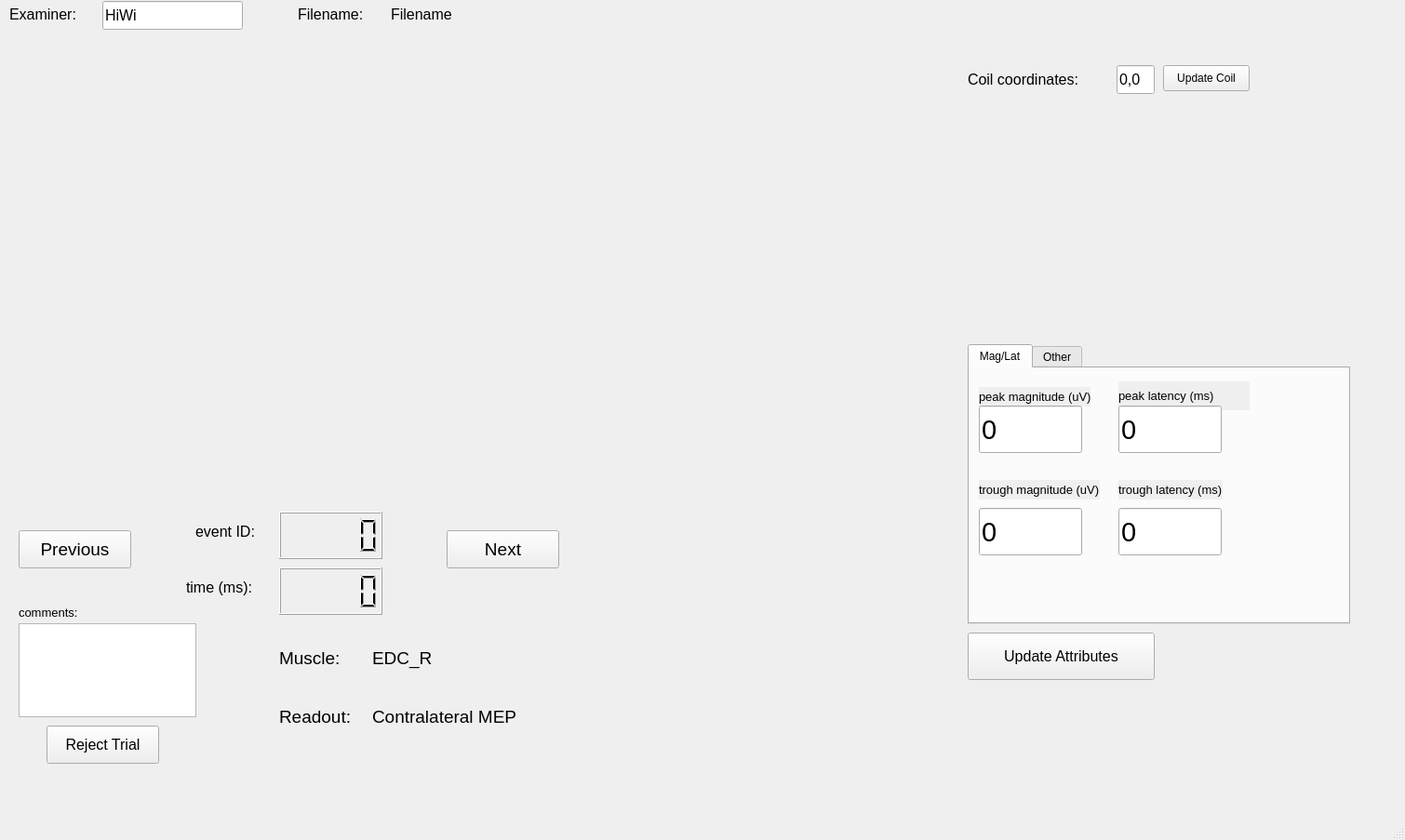
<?xml version="1.0" encoding="UTF-8"?>
<ui version="4.0">
 <class>MainWindow</class>
 <widget class="QMainWindow" name="MainWindow">
  <property name="geometry">
   <rect>
    <x>0</x>
    <y>0</y>
    <width>1510</width>
    <height>903</height>
   </rect>
  </property>
  <property name="windowTitle">
   <string>MainWindow</string>
  </property>
  <widget class="QWidget" name="centralwidget">
   <widget class="QLabel" name="zeroxinglabel_2">
    <property name="geometry">
     <rect>
      <x>20</x>
      <y>650</y>
      <width>81</width>
      <height>16</height>
     </rect>
    </property>
    <property name="font">
     <font>
      <pointsize>10</pointsize>
     </font>
    </property>
    <property name="autoFillBackground">
     <bool>true</bool>
    </property>
    <property name="text">
     <string>comments:</string>
    </property>
   </widget>
   <widget class="QTextEdit" name="commentbox">
    <property name="geometry">
     <rect>
      <x>20</x>
      <y>670</y>
      <width>191</width>
      <height>101</height>
     </rect>
    </property>
   </widget>
   <widget class="QLabel" name="examinerlabel">
    <property name="geometry">
     <rect>
      <x>10</x>
      <y>0</y>
      <width>101</width>
      <height>31</height>
     </rect>
    </property>
    <property name="font">
     <font>
      <pointsize>12</pointsize>
     </font>
    </property>
    <property name="text">
     <string>Examiner: </string>
    </property>
   </widget>
   <widget class="QLCDNumber" name="event_id_num">
    <property name="geometry">
     <rect>
      <x>300</x>
      <y>550</y>
      <width>111</width>
      <height>51</height>
     </rect>
    </property>
    <property name="autoFillBackground">
     <bool>true</bool>
    </property>
   </widget>
   <widget class="QLabel" name="datatimelabel">
    <property name="geometry">
     <rect>
      <x>200</x>
      <y>620</y>
      <width>91</width>
      <height>23</height>
     </rect>
    </property>
    <property name="font">
     <font>
      <pointsize>12</pointsize>
     </font>
    </property>
    <property name="autoFillBackground">
     <bool>true</bool>
    </property>
    <property name="text">
     <string>time (ms):</string>
    </property>
   </widget>
   <widget class="QLCDNumber" name="event_time_num">
    <property name="geometry">
     <rect>
      <x>300</x>
      <y>610</y>
      <width>111</width>
      <height>51</height>
     </rect>
    </property>
    <property name="autoFillBackground">
     <bool>true</bool>
    </property>
   </widget>
   <widget class="QLabel" name="dataindexlabel">
    <property name="geometry">
     <rect>
      <x>210</x>
      <y>560</y>
      <width>81</width>
      <height>23</height>
     </rect>
    </property>
    <property name="font">
     <font>
      <pointsize>12</pointsize>
     </font>
    </property>
    <property name="autoFillBackground">
     <bool>true</bool>
    </property>
    <property name="text">
     <string>event ID:</string>
    </property>
   </widget>
   <widget class="MplWidget1" name="MplWidget1" native="true">
    <property name="geometry">
     <rect>
      <x>0</x>
      <y>50</y>
      <width>1031</width>
      <height>501</height>
     </rect>
    </property>
   </widget>
   <widget class="MplWidget2" name="MplWidget2" native="true">
    <property name="geometry">
     <rect>
      <x>1040</x>
      <y>110</y>
      <width>301</width>
      <height>241</height>
     </rect>
    </property>
   </widget>
   <widget class="QLabel" name="coilcoordinateslabel">
    <property name="geometry">
     <rect>
      <x>1040</x>
      <y>70</y>
      <width>191</width>
      <height>31</height>
     </rect>
    </property>
    <property name="font">
     <font>
      <pointsize>12</pointsize>
     </font>
    </property>
    <property name="text">
     <string>Coil coordinates: </string>
    </property>
   </widget>
   <widget class="QLabel" name="filename_label">
    <property name="geometry">
     <rect>
      <x>320</x>
      <y>0</y>
      <width>91</width>
      <height>31</height>
     </rect>
    </property>
    <property name="font">
     <font>
      <pointsize>12</pointsize>
     </font>
    </property>
    <property name="text">
     <string>Filename: </string>
    </property>
   </widget>
   <widget class="QPushButton" name="previous_button">
    <property name="geometry">
     <rect>
      <x>20</x>
      <y>570</y>
      <width>121</width>
      <height>41</height>
     </rect>
    </property>
    <property name="font">
     <font>
      <pointsize>14</pointsize>
     </font>
    </property>
    <property name="text">
     <string>Previous</string>
    </property>
   </widget>
   <widget class="QPushButton" name="next_button">
    <property name="geometry">
     <rect>
      <x>480</x>
      <y>570</y>
      <width>121</width>
      <height>41</height>
     </rect>
    </property>
    <property name="font">
     <font>
      <pointsize>14</pointsize>
     </font>
    </property>
    <property name="text">
     <string>Next</string>
    </property>
   </widget>
   <widget class="QLineEdit" name="coil_coordinate_input">
    <property name="geometry">
     <rect>
      <x>1200</x>
      <y>70</y>
      <width>41</width>
      <height>31</height>
     </rect>
    </property>
    <property name="font">
     <font>
      <pointsize>12</pointsize>
     </font>
    </property>
    <property name="text">
     <string>0,0</string>
    </property>
   </widget>
   <widget class="QPushButton" name="update_coil_button">
    <property name="geometry">
     <rect>
      <x>1250</x>
      <y>70</y>
      <width>93</width>
      <height>28</height>
     </rect>
    </property>
    <property name="text">
     <string>Update Coil</string>
    </property>
   </widget>
   <widget class="QPushButton" name="reject_button">
    <property name="geometry">
     <rect>
      <x>50</x>
      <y>780</y>
      <width>121</width>
      <height>41</height>
     </rect>
    </property>
    <property name="font">
     <font>
      <pointsize>12</pointsize>
     </font>
    </property>
    <property name="text">
     <string>Reject Trial</string>
    </property>
   </widget>
   <widget class="QTabWidget" name="tabWidget">
    <property name="geometry">
     <rect>
      <x>1040</x>
      <y>370</y>
      <width>411</width>
      <height>301</height>
     </rect>
    </property>
    <property name="currentIndex">
     <number>0</number>
    </property>
    <widget class="QWidget" name="tab">
     <attribute name="title">
      <string>Mag/Lat</string>
     </attribute>
     <widget class="QLabel" name="peaklatlabel">
      <property name="geometry">
       <rect>
        <x>160</x>
        <y>14</y>
        <width>141</width>
        <height>31</height>
       </rect>
      </property>
      <property name="font">
       <font>
        <pointsize>10</pointsize>
       </font>
      </property>
      <property name="autoFillBackground">
       <bool>true</bool>
      </property>
      <property name="text">
       <string>peak latency (ms)</string>
      </property>
     </widget>
     <widget class="QLabel" name="troughlatlabel">
      <property name="geometry">
       <rect>
        <x>160</x>
        <y>120</y>
        <width>112</width>
        <height>21</height>
       </rect>
      </property>
      <property name="font">
       <font>
        <pointsize>10</pointsize>
       </font>
      </property>
      <property name="autoFillBackground">
       <bool>true</bool>
      </property>
      <property name="text">
       <string>trough latency (ms)</string>
      </property>
     </widget>
     <widget class="QLabel" name="troughvoltlabel">
      <property name="geometry">
       <rect>
        <x>10</x>
        <y>120</y>
        <width>130</width>
        <height>21</height>
       </rect>
      </property>
      <property name="font">
       <font>
        <pointsize>10</pointsize>
       </font>
      </property>
      <property name="autoFillBackground">
       <bool>true</bool>
      </property>
      <property name="text">
       <string>trough magnitude (uV)</string>
      </property>
     </widget>
     <widget class="QLabel" name="peakvoltlabel">
      <property name="geometry">
       <rect>
        <x>10</x>
        <y>20</y>
        <width>120</width>
        <height>21</height>
       </rect>
      </property>
      <property name="font">
       <font>
        <pointsize>10</pointsize>
       </font>
      </property>
      <property name="autoFillBackground">
       <bool>true</bool>
      </property>
      <property name="text">
       <string>peak magnitude (uV)</string>
      </property>
     </widget>
     <widget class="QLineEdit" name="peakmag_num">
      <property name="geometry">
       <rect>
        <x>10</x>
        <y>40</y>
        <width>111</width>
        <height>51</height>
       </rect>
      </property>
      <property name="font">
       <font>
        <pointsize>22</pointsize>
       </font>
      </property>
      <property name="text">
       <string>0</string>
      </property>
     </widget>
     <widget class="QLineEdit" name="peaklat_num">
      <property name="geometry">
       <rect>
        <x>160</x>
        <y>40</y>
        <width>111</width>
        <height>51</height>
       </rect>
      </property>
      <property name="font">
       <font>
        <pointsize>22</pointsize>
       </font>
      </property>
      <property name="text">
       <string>0</string>
      </property>
     </widget>
     <widget class="QLineEdit" name="troughmag_num">
      <property name="geometry">
       <rect>
        <x>10</x>
        <y>150</y>
        <width>111</width>
        <height>51</height>
       </rect>
      </property>
      <property name="font">
       <font>
        <pointsize>22</pointsize>
       </font>
      </property>
      <property name="text">
       <string>0</string>
      </property>
     </widget>
     <widget class="QLineEdit" name="troughlat_num">
      <property name="geometry">
       <rect>
        <x>160</x>
        <y>150</y>
        <width>111</width>
        <height>51</height>
       </rect>
      </property>
      <property name="font">
       <font>
        <pointsize>22</pointsize>
       </font>
      </property>
      <property name="text">
       <string>0</string>
      </property>
     </widget>
    </widget>
    <widget class="QWidget" name="tab_2">
     <attribute name="title">
      <string>Other</string>
     </attribute>
     <widget class="QLabel" name="zeroxinglabel">
      <property name="geometry">
       <rect>
        <x>10</x>
        <y>93</y>
        <width>161</width>
        <height>16</height>
       </rect>
      </property>
      <property name="font">
       <font>
        <pointsize>10</pointsize>
       </font>
      </property>
      <property name="autoFillBackground">
       <bool>true</bool>
      </property>
      <property name="text">
       <string>zero crossing latency (ms)</string>
      </property>
     </widget>
     <widget class="QLabel" name="time_since_pulse_label_3">
      <property name="geometry">
       <rect>
        <x>210</x>
        <y>90</y>
        <width>41</width>
        <height>16</height>
       </rect>
      </property>
      <property name="font">
       <font>
        <pointsize>10</pointsize>
       </font>
      </property>
      <property name="autoFillBackground">
       <bool>true</bool>
      </property>
      <property name="text">
       <string>di/dt</string>
      </property>
     </widget>
     <widget class="QLabel" name="time_since_pulse_label_2">
      <property name="geometry">
       <rect>
        <x>210</x>
        <y>13</y>
        <width>121</width>
        <height>16</height>
       </rect>
      </property>
      <property name="font">
       <font>
        <pointsize>10</pointsize>
       </font>
      </property>
      <property name="autoFillBackground">
       <bool>true</bool>
      </property>
      <property name="text">
       <string>onset shift (ms)</string>
      </property>
     </widget>
     <widget class="QLabel" name="time_since_pulse_label">
      <property name="geometry">
       <rect>
        <x>10</x>
        <y>170</y>
        <width>201</width>
        <height>21</height>
       </rect>
      </property>
      <property name="font">
       <font>
        <pointsize>10</pointsize>
       </font>
      </property>
      <property name="autoFillBackground">
       <bool>true</bool>
      </property>
      <property name="text">
       <string>time since last pulse (ms)</string>
      </property>
     </widget>
     <widget class="QLabel" name="stimintensitylabel">
      <property name="geometry">
       <rect>
        <x>10</x>
        <y>10</y>
        <width>181</width>
        <height>21</height>
       </rect>
      </property>
      <property name="font">
       <font>
        <pointsize>10</pointsize>
       </font>
      </property>
      <property name="autoFillBackground">
       <bool>true</bool>
      </property>
      <property name="text">
       <string>stim intensity (% MSO)</string>
      </property>
     </widget>
     <widget class="QLineEdit" name="zcr_lat_num">
      <property name="geometry">
       <rect>
        <x>10</x>
        <y>110</y>
        <width>111</width>
        <height>51</height>
       </rect>
      </property>
      <property name="font">
       <font>
        <pointsize>22</pointsize>
       </font>
      </property>
      <property name="text">
       <string>0</string>
      </property>
     </widget>
     <widget class="QLineEdit" name="stimintensity_num">
      <property name="geometry">
       <rect>
        <x>10</x>
        <y>30</y>
        <width>111</width>
        <height>51</height>
       </rect>
      </property>
      <property name="font">
       <font>
        <pointsize>22</pointsize>
       </font>
      </property>
      <property name="text">
       <string>0</string>
      </property>
     </widget>
     <widget class="QLineEdit" name="onset_shift_num">
      <property name="geometry">
       <rect>
        <x>210</x>
        <y>30</y>
        <width>111</width>
        <height>51</height>
       </rect>
      </property>
      <property name="font">
       <font>
        <pointsize>22</pointsize>
       </font>
      </property>
      <property name="text">
       <string>0</string>
      </property>
     </widget>
     <widget class="QLineEdit" name="didt_num">
      <property name="geometry">
       <rect>
        <x>210</x>
        <y>110</y>
        <width>111</width>
        <height>51</height>
       </rect>
      </property>
      <property name="font">
       <font>
        <pointsize>22</pointsize>
       </font>
      </property>
      <property name="text">
       <string>0</string>
      </property>
     </widget>
     <widget class="QLineEdit" name="time_since_pulse_num">
      <property name="geometry">
       <rect>
        <x>10</x>
        <y>190</y>
        <width>111</width>
        <height>51</height>
       </rect>
      </property>
      <property name="font">
       <font>
        <pointsize>22</pointsize>
       </font>
      </property>
      <property name="text">
       <string>0</string>
      </property>
     </widget>
    </widget>
   </widget>
   <widget class="QLabel" name="filename">
    <property name="geometry">
     <rect>
      <x>420</x>
      <y>0</y>
      <width>791</width>
      <height>31</height>
     </rect>
    </property>
    <property name="font">
     <font>
      <pointsize>12</pointsize>
     </font>
    </property>
    <property name="text">
     <string>Filename</string>
    </property>
   </widget>
   <widget class="QLabel" name="readout_label">
    <property name="geometry">
     <rect>
      <x>300</x>
      <y>750</y>
      <width>101</width>
      <height>41</height>
     </rect>
    </property>
    <property name="font">
     <font>
      <pointsize>14</pointsize>
     </font>
    </property>
    <property name="autoFillBackground">
     <bool>true</bool>
    </property>
    <property name="text">
     <string>Readout:</string>
    </property>
   </widget>
   <widget class="QLabel" name="channel_label">
    <property name="geometry">
     <rect>
      <x>400</x>
      <y>692</y>
      <width>121</width>
      <height>31</height>
     </rect>
    </property>
    <property name="font">
     <font>
      <pointsize>14</pointsize>
     </font>
    </property>
    <property name="autoFillBackground">
     <bool>true</bool>
    </property>
    <property name="text">
     <string>EDC_R</string>
    </property>
   </widget>
   <widget class="QLabel" name="readout">
    <property name="geometry">
     <rect>
      <x>400</x>
      <y>750</y>
      <width>201</width>
      <height>41</height>
     </rect>
    </property>
    <property name="font">
     <font>
      <pointsize>14</pointsize>
     </font>
    </property>
    <property name="autoFillBackground">
     <bool>true</bool>
    </property>
    <property name="text">
     <string>Contralateral MEP</string>
    </property>
   </widget>
   <widget class="QLabel" name="muscle_label">
    <property name="geometry">
     <rect>
      <x>300</x>
      <y>692</y>
      <width>91</width>
      <height>31</height>
     </rect>
    </property>
    <property name="font">
     <font>
      <pointsize>14</pointsize>
     </font>
    </property>
    <property name="autoFillBackground">
     <bool>true</bool>
    </property>
    <property name="text">
     <string>Muscle:</string>
    </property>
   </widget>
   <widget class="QPushButton" name="update_attrs_button">
    <property name="geometry">
     <rect>
      <x>1040</x>
      <y>680</y>
      <width>201</width>
      <height>51</height>
     </rect>
    </property>
    <property name="font">
     <font>
      <pointsize>12</pointsize>
     </font>
    </property>
    <property name="text">
     <string>Update Attributes</string>
    </property>
   </widget>
   <widget class="QLineEdit" name="examiner_name">
    <property name="geometry">
     <rect>
      <x>110</x>
      <y>1</y>
      <width>151</width>
      <height>31</height>
     </rect>
    </property>
    <property name="font">
     <font>
      <pointsize>12</pointsize>
     </font>
    </property>
    <property name="text">
     <string>HiWi</string>
    </property>
   </widget>
  </widget>
  <widget class="QMenuBar" name="menubar">
   <property name="geometry">
    <rect>
     <x>0</x>
     <y>0</y>
     <width>1510</width>
     <height>26</height>
    </rect>
   </property>
  </widget>
  <widget class="QStatusBar" name="statusbar"/>
 </widget>
 <layoutdefault spacing="7" margin="11"/>
 <customwidgets>
  <customwidget>
   <class>MplWidget1</class>
   <extends>QWidget</extends>
   <header>mplwidget.h</header>
   <container>1</container>
  </customwidget>
  <customwidget>
   <class>MplWidget2</class>
   <extends>QWidget</extends>
   <header>mplwidget.h</header>
   <container>1</container>
  </customwidget>
 </customwidgets>
 <resources/>
 <connections/>
 <designerdata>
  <property name="gridDeltaX">
   <number>10</number>
  </property>
  <property name="gridDeltaY">
   <number>10</number>
  </property>
  <property name="gridSnapX">
   <bool>true</bool>
  </property>
  <property name="gridSnapY">
   <bool>true</bool>
  </property>
  <property name="gridVisible">
   <bool>true</bool>
  </property>
 </designerdata>
</ui>
